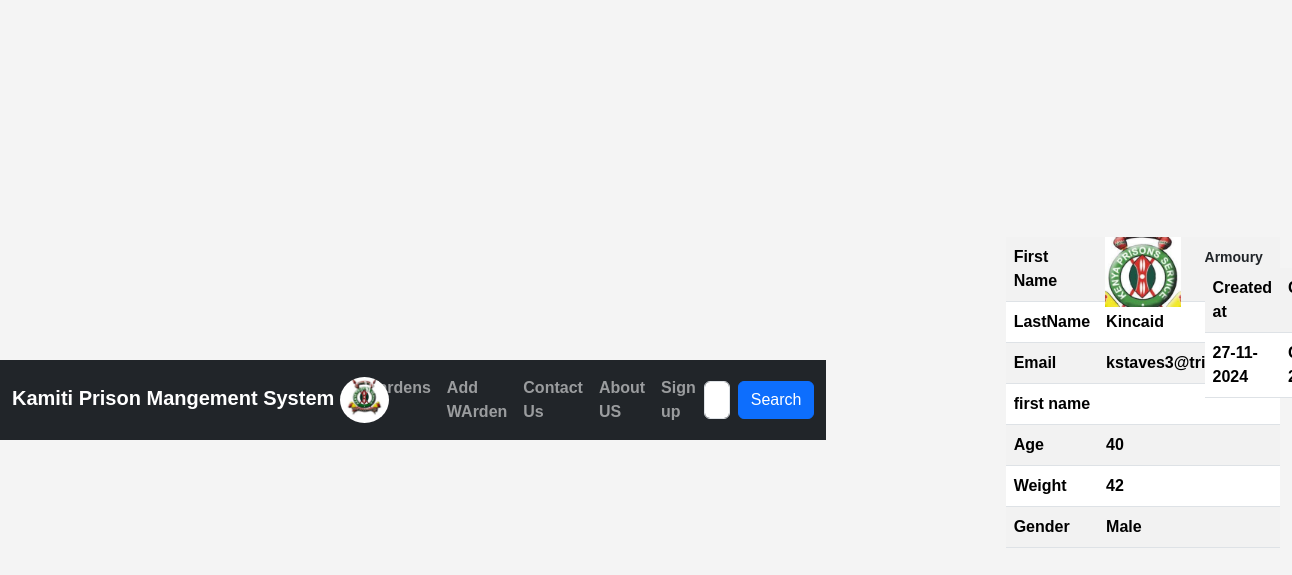
The app's page /warden/details/4 (signed in) with its own data.
### prison/models.py (models this page shows, shortened)
class Warden(models.Model):
    FirstName = models.CharField(max_length=30)
    LastName = models.CharField(max_length=30)
    Email = models.EmailField(unique=True)
    Age = models.PositiveSmallIntegerField(default=0)
    Gender = models.CharField(max_length=10)
    Weight = models.PositiveIntegerField(default=0)
    ServiceNumber = models.PositiveIntegerField(default=0)
    ProfilePicture = models.ImageField(upload_to=generate_unique_name, null=True)
    created_at = models.DateTimeField(auto_now_add=True)
    updated_at = models.DateTimeField(auto_now=True)
    class Meta:
        db_table = 'Wardens'

class Armoury(models.Model):
    GunModel = models.CharField(max_length=10)
    status = models.BooleanField(default=False)
    Warden = models.ForeignKey(Warden, on_delete=models.CASCADE)
    created_at = models.DateTimeField(auto_now_add=True)
    updated_at = models.DateTimeField(auto_now=True)
    class Meta:
        db_table = 'armoury'

### prison/views.py (the view)
# urls.py: path('warden/details/<int:warden_id>', views.WardenDetails, name='WardenDetails'),
@login_required
@permission_required("prison.view_warden",raise_exception=True)
def WardenDetails(request, warden_id):
    warden = Warden.objects.get(id=warden_id)
    armoury = Armoury.objects.filter(Warden=warden_id)
    return render(request, "WardenDetails.html", {"armoury": armoury, "warden": warden})

### templates/WardenDetails.html (shortened to what this page needs)
{% extends 'Master.html' %}
{% load static %}
{% block content %}
	<div class="container">
    <div class="row">
        <div class="col-sm-4">
            <table class="table table-striped">
                <tr>
                    <td>First Name</td>
                    <td>{{ warden.FirstName }}</td>
                </tr>
                 <tr>
                    <td>LastName</td>
                    <td>{{ warden.LastName }}</td>
                </tr>
                 <tr>
                    <td>Email</td>
                    <td>{{ warden.Email }}</td>
                </tr>
                 <tr>
                    <td>first name</td>
                    <td>{{ customer.first_name }}</td>
                </tr>
                 <tr>
                    <td>Age</td>
                    <td>{{ warden.Age  }}</td>
                </tr>
                 <tr>
                    <td>Weight</td>
                    <td>{{ warden.Weight }}</td>
                </tr>
                 <tr>
                    <td>Gender</td>
                    <td>{{ warden.Gender }}</td>
                </tr>
            </table>
        </div>
            <div class="col-sm-4">
                {% if warden.ProfilePicture %}
                     <img class="img-fluid mx-auto d-block profile" src="{{ warden.ProfilePicture.url }}" alt="">
                {% else %}
              <img class="img-fluid mx-auto d-block profile" src="{% static 'images/ims.jpeg' %}" alt="">
                {% endif %}
            </div>
     <div class="col-sm-4">
               <p>Armoury</p>
               <table class="table table-striped">
                   <tr>
                     <th>Created at</th>
                       <th>GunModel</th>
                   </tr>
                   {% for A in armoury %}
                       <tr>
                           <td>{{ A.created_at | date:"d-m-Y" }}</td>
                           <td>{{ A.GunModel }}</td>
                       </tr>
                   {% endfor %}
               </table>
        </div>
    </div>
{% endblock %}

### prison/static/css/my_style.css (style rules this page uses)
body { font-family: "Tinos", serif; font-weight: 700; font-style: normal; }
body { font-family: Arial, sans-serif; background-color: #f4f4f4; margin: 0; padding: 0; display: flex; justify-content: center; align-items: center; height: 100vh; }
p { margin: 10px 0 0; font-size: 14px; }

### records on screen
Warden: LastName "Kincaid", Email "kstaves3@tripod.com", Age "40", Weight "42", Gender "Male"
Armoury: created_at "27-11-2024"
